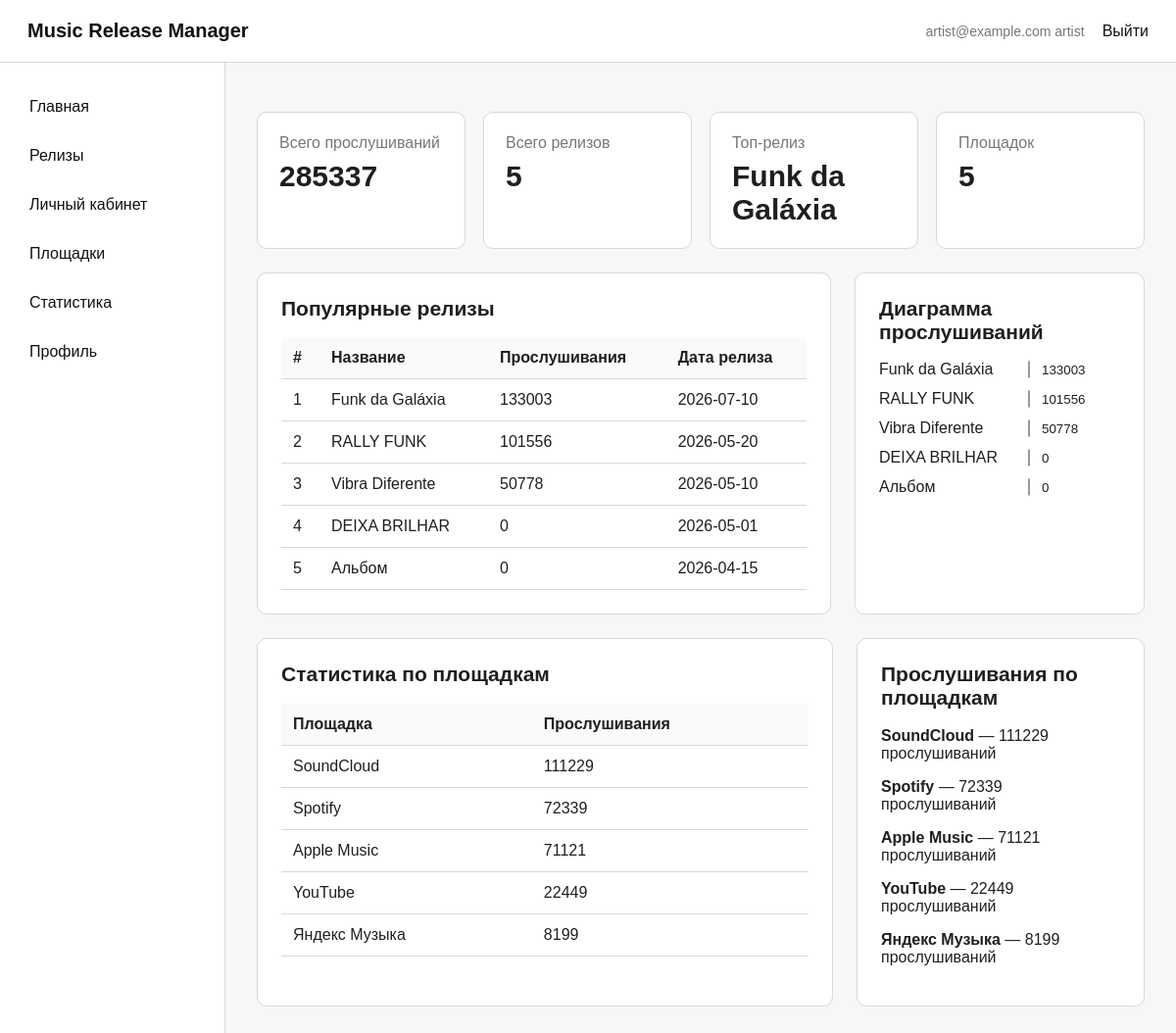
Screenshot of /analytics (signed in) with the database file from the repository.
### tables this page shows
CREATE TABLE users (
    id INTEGER PRIMARY KEY AUTOINCREMENT,
    email TEXT NOT NULL UNIQUE,
    password_hash TEXT NOT NULL,
    role TEXT NOT NULL DEFAULT 'artist',
    created_at DATETIME NOT NULL DEFAULT CURRENT_TIMESTAMP
);

CREATE TABLE releases (
    id INTEGER PRIMARY KEY AUTOINCREMENT,
    artist_id INTEGER NOT NULL,
    title TEXT NOT NULL,
    release_type TEXT NOT NULL,
    description TEXT,
    cover_image TEXT,
    release_date DATE,
    status TEXT NOT NULL DEFAULT 'Черновик',
    created_at DATETIME NOT NULL DEFAULT CURRENT_TIMESTAMP,
    updated_at DATETIME NOT NULL DEFAULT CURRENT_TIMESTAMP,
    FOREIGN KEY (artist_id) REFERENCES artists (id) ON DELETE CASCADE
);

CREATE TABLE platforms (
    id INTEGER PRIMARY KEY AUTOINCREMENT,
    name TEXT NOT NULL UNIQUE,
    url TEXT
);

### app.py (the view)
@app.route("/analytics")
@login_required
def analytics():
    db = get_db()
    user = current_user()
    artist = current_artist()
    where = ""
    params = []
    if user["role"] != "admin":
        where = "WHERE releases.artist_id = ?"
        params = [artist["id"]]
    totals = db.execute(
        f"""
        SELECT COALESCE(SUM(listening_statistics.streams_count), 0) AS streams,
               COUNT(DISTINCT releases.id) AS releases_count,
               COUNT(DISTINCT platforms.id) AS platforms_count
        FROM releases
        LEFT JOIN tracks ON tracks.release_id = releases.id
        LEFT JOIN listening_statistics ON listening_statistics.track_id = tracks.id
        LEFT JOIN platforms ON platforms.id = listening_statistics.platform_id
        {where}
        """,
        params,
    ).fetchone()
    popular_releases = db.execute(
        f"""
        SELECT releases.title, releases.release_date,
               COALESCE(SUM(listening_statistics.streams_count), 0) AS streams
        FROM releases
        LEFT JOIN tracks ON tracks.release_id = releases.id
        LEFT JOIN listening_statistics ON listening_statistics.track_id = tracks.id
        {where}
        GROUP BY releases.id
        ORDER BY streams DESC
        LIMIT 5
        """,
        params,
    ).fetchall()
    platform_stats = db.execute(
        f"""
        SELECT platforms.name, COALESCE(SUM(listening_statistics.streams_count), 0) AS streams
        FROM platforms
        LEFT JOIN listening_statistics ON listening_statistics.platform_id = platforms.id
        LEFT JOIN tracks ON tracks.id = listening_statistics.track_id
        LEFT JOIN releases ON releases.id = tracks.release_id
        {where if where else ''}
        GROUP BY platforms.id
        ORDER BY streams DESC
        """,
        params,
    ).fetchall()
    top_release = popular_releases[0] if popular_releases else None
    return render_template(
        "analytics.html",
        totals=totals,
        popular_releases=popular_releases,
        platform_stats=platform_stats,
        top_release=top_release,
    )

### app.py (called while the page is built)
def get_db():
    if "db" not in g:
        g.db = sqlite3.connect(DB_PATH)
        g.db.row_factory = sqlite3.Row
    return g.db

def current_user():
    if "user_id" not in session:
        return None
    return get_db().execute(
        "SELECT * FROM users WHERE id = ?", (session["user_id"],)
    ).fetchone()

def current_artist():
    user = current_user()
    if not user:
        return None
    return get_db().execute(
        "SELECT * FROM artists WHERE user_id = ?", (user["id"],)
    ).fetchone()

@app.context_processor
def inject_user():
    return {"current_user": current_user(), "current_artist": current_artist()}

def login_required(view):
    @wraps(view)
    def wrapped_view(*args, **kwargs):
        if "user_id" not in session:
            flash("Сначала войдите в систему", "warning")
            return redirect(url_for("login"))
        return view(*args, **kwargs)
    return wrapped_view

### templates/analytics.html (shortened to what this page needs)
{% extends 'base.html' %}
{% block content %}
<div class="stats-row">
    <div class="stat-card"><span>Всего прослушиваний</span><strong>{{ totals.streams or 0 }}</strong></div>
    <div class="stat-card"><span>Всего релизов</span><strong>{{ totals.releases_count or 0 }}</strong></div>
    <div class="stat-card"><span>Топ-релиз</span><strong>{{ top_release.title if top_release else '-' }}</strong></div>
    <div class="stat-card"><span>Площадок</span><strong>{{ totals.platforms_count or 0 }}</strong></div>
</div>
<div class="two-columns">
    <section class="card">
        <h2>Популярные релизы</h2>
        <table>
            <thead><tr><th>#</th><th>Название</th><th>Прослушивания</th><th>Дата релиза</th></tr></thead>
            <tbody>
                {% for release in popular_releases %}
                    <tr><td>{{ loop.index }}</td><td>{{ release.title }}</td><td>{{ release.streams }}</td><td>{{ release.release_date or '-' }}</td></tr>
                {% else %}
                    <tr><td colspan="4">Нет данных</td></tr>
                {% endfor %}
            </tbody>
        </table>
    </section>
    <section class="card">
        <h2>Диаграмма прослушиваний</h2>
        <div class="simple-chart">
            {% for release in popular_releases %}
                <div class="bar-row">
                    <span>{{ release.title }}</span>
                    <div class="bar"><div style="width: {{ (release.streams / (top_release.streams or 1) * 100) if top_release else 0 }}%"></div></div>
                    <small>{{ release.streams }}</small>
                </div>
            {% else %}
                <p class="muted">Данных для диаграммы пока нет</p>
            {% endfor %}
        </div>
    </section>
</div>
<div class="two-columns">
    <section class="card">
        <h2>Статистика по площадкам</h2>
        <table>
            <thead><tr><th>Площадка</th><th>Прослушивания</th></tr></thead>
            <tbody>
                {% for platform in platform_stats %}
                    <tr><td>{{ platform.name }}</td><td>{{ platform.streams }}</td></tr>
                {% else %}
                    <tr><td colspan="2">Нет данных</td></tr>
                {% endfor %}
            </tbody>
        </table>
    </section>
    <section class="card">
        <h2>Прослушивания по площадкам</h2>
        <div class="platform-list">
            {% for platform in platform_stats %}
                <p><strong>{{ platform.name }}</strong> — {{ platform.streams }} прослушиваний</p>
            {% else %}
                <p class="muted">Нет данных</p>
            {% endfor %}
        </div>
    </section>
</div>
{% endblock %}

### templates/base.html (shortened to what this page needs)
<!doctype html>
<html lang="ru">
<head>
    <link rel="stylesheet" href="{{ url_for('static', filename='css/style.css') }}">
</head>
<body>
<header class="topbar">
    <a class="logo" href="{{ url_for('index') }}">Music Release Manager</a>
    <nav>
        {% if current_user %}
            <span class="user-badge">{{ current_user.email }}  {{ current_user.role }}</span>
            <a href="{{ url_for('logout') }}">Выйти</a>
        {% else %}
            <a href="{{ url_for('login') }}">Войти</a>
            <a href="{{ url_for('register') }}">Регистрация</a>
        {% endif %}
    </nav>
</header>
<div class="layout">
    <aside class="sidebar">
        <a href="{{ url_for('index') }}">Главная</a>
        <a href="{{ url_for('releases') }}">Релизы</a>
        {% if current_user %}
            <a href="{{ url_for('dashboard') }}">Личный кабинет</a>
            <a href="{{ url_for('platforms') }}">Площадки</a>
            <a href="{{ url_for('analytics') }}">Статистика</a>
            <a href="{{ url_for('profile') }}">Профиль</a>
        {% endif %}
    </aside>
    <main class="content">
        {% block content %}{% endblock %}
    </main>
</div>
</body>
</html>

### static/css/style.css (style rules this page uses)
:root { --border: #d8d8d8; --text: #1f1f1f; --muted: #777; --bg: #f7f7f7; --card: #ffffff; --primary: #222; --danger: #a83232; }
* { box-sizing: border-box; }
body { margin: 0; font-family: Arial, sans-serif; color: var(--text); background: var(--bg); }
a { color: #111; text-decoration: none; }
.topbar { height: 64px; display: flex; align-items: center; justify-content: space-between; padding: 0 28px; border-bottom: 1px solid var(--border); background: #fff; }
.logo { font-weight: 700; font-size: 20px; }
.topbar nav { display: flex; gap: 18px; align-items: center; }
.user-badge { color: var(--muted); font-size: 14px; }
.layout { display: flex; min-height: calc(100vh - 64px); }
.sidebar { width: 230px; background: #fff; border-right: 1px solid var(--border); padding: 24px 14px; }
.sidebar a { display: block; padding: 12px 16px; margin-bottom: 8px; border-radius: 8px; }
.content { flex: 1; padding: 32px; max-width: 1280px; }
h2 { margin-top: 0; font-size: 21px; }
.card, .auth-card { background: var(--card); border: 1px solid var(--border); border-radius: 10px; padding: 24px; margin-bottom: 24px; }
.stats-row { display: grid; grid-template-columns: repeat(4, minmax(150px, 1fr)); gap: 18px; margin-bottom: 24px; }
.stat-card { background: #fff; border: 1px solid var(--border); border-radius: 10px; padding: 22px; }
.stat-card span { display: block; color: var(--muted); margin-bottom: 8px; }
.stat-card strong { font-size: 30px; }
.two-columns { display: grid; grid-template-columns: 2fr 1fr; gap: 24px; }
table { width: 100%; border-collapse: collapse; }
th, td { padding: 12px; border-bottom: 1px solid var(--border); text-align: left; vertical-align: middle; }
th { background: #fafafa; }
.simple-chart { display: grid; gap: 12px; }
.bar-row { display: grid; grid-template-columns: 140px 1fr 80px; align-items: center; gap: 12px; }
.bar { height: 18px; border: 1px solid #999; border-radius: 20px; overflow: hidden; }

### rows the page displays
users: email "artist@example.com", role "artist"
releases: title "Funk da Galáxia", streams "133003", release_date "2026-07-10"
releases: title "RALLY FUNK", streams "101556", release_date "2026-05-20"
releases: title "Vibra Diferente", streams "50778", release_date "2026-05-10"
releases: title "DEIXA BRILHAR", streams "0", release_date "2026-05-01"
releases: title "Альбом", streams "0", release_date "2026-04-15"
platforms: name "SoundCloud", streams "111229"
platforms: name "Spotify", streams "72339"
platforms: name "Apple Music", streams "71121"
platforms: name "YouTube", streams "22449"
platforms: name "Яндекс Музыка", streams "8199"

### other values shown
{{ totals.streams or 0 }} "285337"
{{ totals.releases_count or 0 }} "5"
{{ totals.platforms_count or 0 }} "5"
